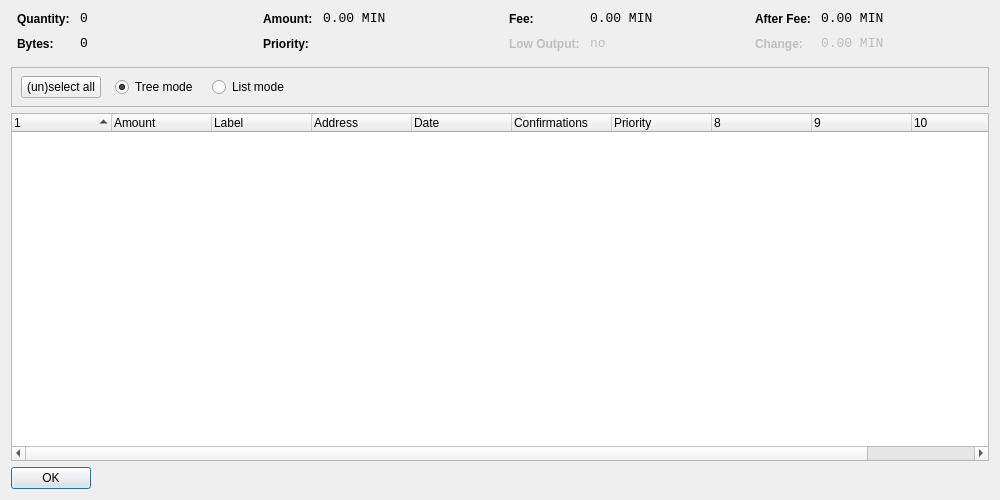
<?xml version="1.0" encoding="UTF-8"?>
<ui version="4.0">
 <class>CoinControlDialog</class>
 <widget class="QDialog" name="CoinControlDialog">
  <property name="geometry">
   <rect>
    <x>0</x>
    <y>0</y>
    <width>1000</width>
    <height>500</height>
   </rect>
  </property>
  <property name="windowTitle">
   <string>Coin Control</string>
  </property>
  <layout class="QVBoxLayout" name="verticalLayout">
   <item>
    <layout class="QHBoxLayout" name="horizontalLayoutTop" stretch="0,0,0,0">
     <property name="topMargin">
      <number>0</number>
     </property>
     <property name="bottomMargin">
      <number>10</number>
     </property>
     <item>
      <layout class="QFormLayout" name="formLayoutCoinControl1">
       <property name="horizontalSpacing">
        <number>10</number>
       </property>
       <property name="verticalSpacing">
        <number>10</number>
       </property>
       <property name="leftMargin">
        <number>6</number>
       </property>
       <property name="rightMargin">
        <number>6</number>
       </property>
       <item row="0" column="0">
        <widget class="QLabel" name="labelCoinControlQuantityText">
         <property name="styleSheet">
          <string notr="true">font-weight:bold;</string>
         </property>
         <property name="text">
          <string>Quantity:</string>
         </property>
        </widget>
       </item>
       <item row="0" column="1">
        <widget class="QLabel" name="labelCoinControlQuantity">
         <property name="font">
          <font>
           <family>Monospace</family>
           <pointsize>10</pointsize>
          </font>
         </property>
         <property name="cursor">
          <cursorShape>IBeamCursor</cursorShape>
         </property>
         <property name="contextMenuPolicy">
          <enum>Qt::ActionsContextMenu</enum>
         </property>
         <property name="text">
          <string notr="true">0</string>
         </property>
         <property name="textInteractionFlags">
          <set>Qt::LinksAccessibleByMouse|Qt::TextSelectableByKeyboard|Qt::TextSelectableByMouse</set>
         </property>
        </widget>
       </item>
       <item row="1" column="0">
        <widget class="QLabel" name="labelCoinControlBytesText">
         <property name="styleSheet">
          <string notr="true">font-weight:bold;</string>
         </property>
         <property name="text">
          <string>Bytes:</string>
         </property>
        </widget>
       </item>
       <item row="1" column="1">
        <widget class="QLabel" name="labelCoinControlBytes">
         <property name="font">
          <font>
           <family>Monospace</family>
           <pointsize>10</pointsize>
          </font>
         </property>
         <property name="cursor">
          <cursorShape>IBeamCursor</cursorShape>
         </property>
         <property name="contextMenuPolicy">
          <enum>Qt::ActionsContextMenu</enum>
         </property>
         <property name="text">
          <string notr="true">0</string>
         </property>
         <property name="textInteractionFlags">
          <set>Qt::LinksAccessibleByMouse|Qt::TextSelectableByKeyboard|Qt::TextSelectableByMouse</set>
         </property>
        </widget>
       </item>
      </layout>
     </item>
     <item>
      <layout class="QFormLayout" name="formLayoutCoinControl2">
       <property name="horizontalSpacing">
        <number>10</number>
       </property>
       <property name="verticalSpacing">
        <number>10</number>
       </property>
       <property name="leftMargin">
        <number>6</number>
       </property>
       <property name="rightMargin">
        <number>6</number>
       </property>
       <item row="0" column="0">
        <widget class="QLabel" name="labelCoinControlAmountText">
         <property name="styleSheet">
          <string notr="true">font-weight:bold;</string>
         </property>
         <property name="text">
          <string>Amount:</string>
         </property>
        </widget>
       </item>
       <item row="0" column="1">
        <widget class="QLabel" name="labelCoinControlAmount">
         <property name="font">
          <font>
           <family>Monospace</family>
           <pointsize>10</pointsize>
          </font>
         </property>
         <property name="cursor">
          <cursorShape>IBeamCursor</cursorShape>
         </property>
         <property name="contextMenuPolicy">
          <enum>Qt::ActionsContextMenu</enum>
         </property>
         <property name="text">
          <string notr="true">0.00 MIN</string>
         </property>
         <property name="textInteractionFlags">
          <set>Qt::LinksAccessibleByMouse|Qt::TextSelectableByKeyboard|Qt::TextSelectableByMouse</set>
         </property>
        </widget>
       </item>
       <item row="1" column="0">
        <widget class="QLabel" name="labelCoinControlPriorityText">
         <property name="styleSheet">
          <string notr="true">font-weight:bold;</string>
         </property>
         <property name="text">
          <string>Priority:</string>
         </property>
        </widget>
       </item>
       <item row="1" column="1">
        <widget class="QLabel" name="labelCoinControlPriority">
         <property name="font">
          <font>
           <family>Monospace</family>
           <pointsize>10</pointsize>
          </font>
         </property>
         <property name="cursor">
          <cursorShape>IBeamCursor</cursorShape>
         </property>
         <property name="contextMenuPolicy">
          <enum>Qt::ActionsContextMenu</enum>
         </property>
         <property name="text">
          <string/>
         </property>
         <property name="textInteractionFlags">
          <set>Qt::LinksAccessibleByMouse|Qt::TextSelectableByKeyboard|Qt::TextSelectableByMouse</set>
         </property>
        </widget>
       </item>
      </layout>
     </item>
     <item>
      <layout class="QFormLayout" name="formLayoutCoinControl3">
       <property name="horizontalSpacing">
        <number>10</number>
       </property>
       <property name="verticalSpacing">
        <number>10</number>
       </property>
       <property name="leftMargin">
        <number>6</number>
       </property>
       <property name="rightMargin">
        <number>6</number>
       </property>
       <item row="0" column="0">
        <widget class="QLabel" name="labelCoinControlFeeText">
         <property name="styleSheet">
          <string notr="true">font-weight:bold;</string>
         </property>
         <property name="text">
          <string>Fee:</string>
         </property>
        </widget>
       </item>
       <item row="0" column="1">
        <widget class="QLabel" name="labelCoinControlFee">
         <property name="font">
          <font>
           <family>Monospace</family>
           <pointsize>10</pointsize>
          </font>
         </property>
         <property name="cursor">
          <cursorShape>IBeamCursor</cursorShape>
         </property>
         <property name="contextMenuPolicy">
          <enum>Qt::ActionsContextMenu</enum>
         </property>
         <property name="text">
          <string notr="true">0.00 MIN</string>
         </property>
         <property name="textInteractionFlags">
          <set>Qt::LinksAccessibleByMouse|Qt::TextSelectableByKeyboard|Qt::TextSelectableByMouse</set>
         </property>
        </widget>
       </item>
       <item row="1" column="0">
        <widget class="QLabel" name="labelCoinControlLowOutputText">
         <property name="enabled">
          <bool>false</bool>
         </property>
         <property name="styleSheet">
          <string notr="true">font-weight:bold;</string>
         </property>
         <property name="text">
          <string>Low Output:</string>
         </property>
        </widget>
       </item>
       <item row="1" column="1">
        <widget class="QLabel" name="labelCoinControlLowOutput">
         <property name="enabled">
          <bool>false</bool>
         </property>
         <property name="font">
          <font>
           <family>Monospace</family>
           <pointsize>10</pointsize>
          </font>
         </property>
         <property name="cursor">
          <cursorShape>IBeamCursor</cursorShape>
         </property>
         <property name="contextMenuPolicy">
          <enum>Qt::ActionsContextMenu</enum>
         </property>
         <property name="text">
          <string notr="true">no</string>
         </property>
         <property name="textInteractionFlags">
          <set>Qt::LinksAccessibleByMouse|Qt::TextSelectableByKeyboard|Qt::TextSelectableByMouse</set>
         </property>
        </widget>
       </item>
      </layout>
     </item>
     <item>
      <layout class="QFormLayout" name="formLayoutCoinControl4">
       <property name="horizontalSpacing">
        <number>10</number>
       </property>
       <property name="verticalSpacing">
        <number>10</number>
       </property>
       <property name="leftMargin">
        <number>6</number>
       </property>
       <property name="rightMargin">
        <number>6</number>
       </property>
       <item row="0" column="0">
        <widget class="QLabel" name="labelCoinControlAfterFeeText">
         <property name="styleSheet">
          <string notr="true">font-weight:bold;</string>
         </property>
         <property name="text">
          <string>After Fee:</string>
         </property>
        </widget>
       </item>
       <item row="0" column="1">
        <widget class="QLabel" name="labelCoinControlAfterFee">
         <property name="font">
          <font>
           <family>Monospace</family>
           <pointsize>10</pointsize>
          </font>
         </property>
         <property name="cursor">
          <cursorShape>IBeamCursor</cursorShape>
         </property>
         <property name="contextMenuPolicy">
          <enum>Qt::ActionsContextMenu</enum>
         </property>
         <property name="text">
          <string notr="true">0.00 MIN</string>
         </property>
         <property name="textInteractionFlags">
          <set>Qt::LinksAccessibleByMouse|Qt::TextSelectableByKeyboard|Qt::TextSelectableByMouse</set>
         </property>
        </widget>
       </item>
       <item row="1" column="0">
        <widget class="QLabel" name="labelCoinControlChangeText">
         <property name="enabled">
          <bool>false</bool>
         </property>
         <property name="styleSheet">
          <string notr="true">font-weight:bold;</string>
         </property>
         <property name="text">
          <string>Change:</string>
         </property>
        </widget>
       </item>
       <item row="1" column="1">
        <widget class="QLabel" name="labelCoinControlChange">
         <property name="enabled">
          <bool>false</bool>
         </property>
         <property name="font">
          <font>
           <family>Monospace</family>
           <pointsize>10</pointsize>
          </font>
         </property>
         <property name="cursor">
          <cursorShape>IBeamCursor</cursorShape>
         </property>
         <property name="contextMenuPolicy">
          <enum>Qt::ActionsContextMenu</enum>
         </property>
         <property name="text">
          <string notr="true">0.00 MIN</string>
         </property>
         <property name="textInteractionFlags">
          <set>Qt::LinksAccessibleByMouse|Qt::TextSelectableByKeyboard|Qt::TextSelectableByMouse</set>
         </property>
        </widget>
       </item>
      </layout>
     </item>
    </layout>
   </item>
   <item>
    <widget class="QFrame" name="frame">
     <property name="minimumSize">
      <size>
       <width>0</width>
       <height>40</height>
      </size>
     </property>
     <property name="frameShape">
      <enum>QFrame::StyledPanel</enum>
     </property>
     <property name="frameShadow">
      <enum>QFrame::Sunken</enum>
     </property>
     <widget class="QWidget" name="horizontalLayoutWidget">
      <property name="geometry">
       <rect>
        <x>10</x>
        <y>0</y>
        <width>781</width>
        <height>41</height>
       </rect>
      </property>
      <layout class="QHBoxLayout" name="horizontalLayoutPanel" stretch="0,0,0,0,0">
       <property name="spacing">
        <number>14</number>
       </property>
       <item>
        <widget class="QPushButton" name="pushButtonSelectAll">
         <property name="sizePolicy">
          <sizepolicy hsizetype="Maximum" vsizetype="Fixed">
           <horstretch>0</horstretch>
           <verstretch>0</verstretch>
          </sizepolicy>
         </property>
         <property name="text">
          <string>(un)select all</string>
         </property>
        </widget>
       </item>
       <item>
        <widget class="QRadioButton" name="radioTreeMode">
         <property name="sizePolicy">
          <sizepolicy hsizetype="Maximum" vsizetype="Fixed">
           <horstretch>0</horstretch>
           <verstretch>0</verstretch>
          </sizepolicy>
         </property>
         <property name="text">
          <string>Tree mode</string>
         </property>
         <property name="checked">
          <bool>true</bool>
         </property>
        </widget>
       </item>
       <item>
        <widget class="QRadioButton" name="radioListMode">
         <property name="sizePolicy">
          <sizepolicy hsizetype="Maximum" vsizetype="Fixed">
           <horstretch>0</horstretch>
           <verstretch>0</verstretch>
          </sizepolicy>
         </property>
         <property name="text">
          <string>List mode</string>
         </property>
        </widget>
       </item>
       <item>
        <spacer name="horizontalSpacer">
         <property name="orientation">
          <enum>Qt::Horizontal</enum>
         </property>
         <property name="sizeHint" stdset="0">
          <size>
           <width>40</width>
           <height>20</height>
          </size>
         </property>
        </spacer>
       </item>
      </layout>
     </widget>
    </widget>
   </item>
   <item>
    <widget class="CoinControlTreeWidget" name="treeWidget">
     <property name="contextMenuPolicy">
      <enum>Qt::CustomContextMenu</enum>
     </property>
     <property name="sortingEnabled">
      <bool>false</bool>
     </property>
     <property name="columnCount">
      <number>11</number>
     </property>
     <attribute name="headerShowSortIndicator" stdset="0">
      <bool>true</bool>
     </attribute>
     <attribute name="headerStretchLastSection">
      <bool>false</bool>
     </attribute>
     <column>
      <property name="text">
       <string/>
      </property>
     </column>
     <column>
      <property name="text">
       <string>Amount</string>
      </property>
     </column>
     <column>
      <property name="text">
       <string>Label</string>
      </property>
     </column>
     <column>
      <property name="text">
       <string>Address</string>
      </property>
     </column>
     <column>
      <property name="text">
       <string>Date</string>
      </property>
     </column>
     <column>
      <property name="text">
       <string>Confirmations</string>
      </property>
      <property name="toolTip">
       <string>Confirmed</string>
      </property>
     </column>
     <column>
      <property name="text">
       <string>Priority</string>
      </property>
     </column>
     <column>
      <property name="text">
       <string/>
      </property>
     </column>
     <column>
      <property name="text">
       <string/>
      </property>
     </column>
     <column>
      <property name="text">
       <string/>
      </property>
     </column>
     <column>
      <property name="text">
       <string/>
      </property>
     </column>
    </widget>
   </item>
   <item>
    <widget class="QDialogButtonBox" name="buttonBox">
     <property name="sizePolicy">
      <sizepolicy hsizetype="Maximum" vsizetype="Fixed">
       <horstretch>0</horstretch>
       <verstretch>0</verstretch>
      </sizepolicy>
     </property>
     <property name="orientation">
      <enum>Qt::Horizontal</enum>
     </property>
     <property name="standardButtons">
      <set>QDialogButtonBox::Ok</set>
     </property>
    </widget>
   </item>
  </layout>
 </widget>
 <customwidgets>
  <customwidget>
   <class>CoinControlTreeWidget</class>
   <extends>QTreeWidget</extends>
   <header>coincontroltreewidget.h</header>
  </customwidget>
 </customwidgets>
 <resources/>
 <connections/>
</ui>
